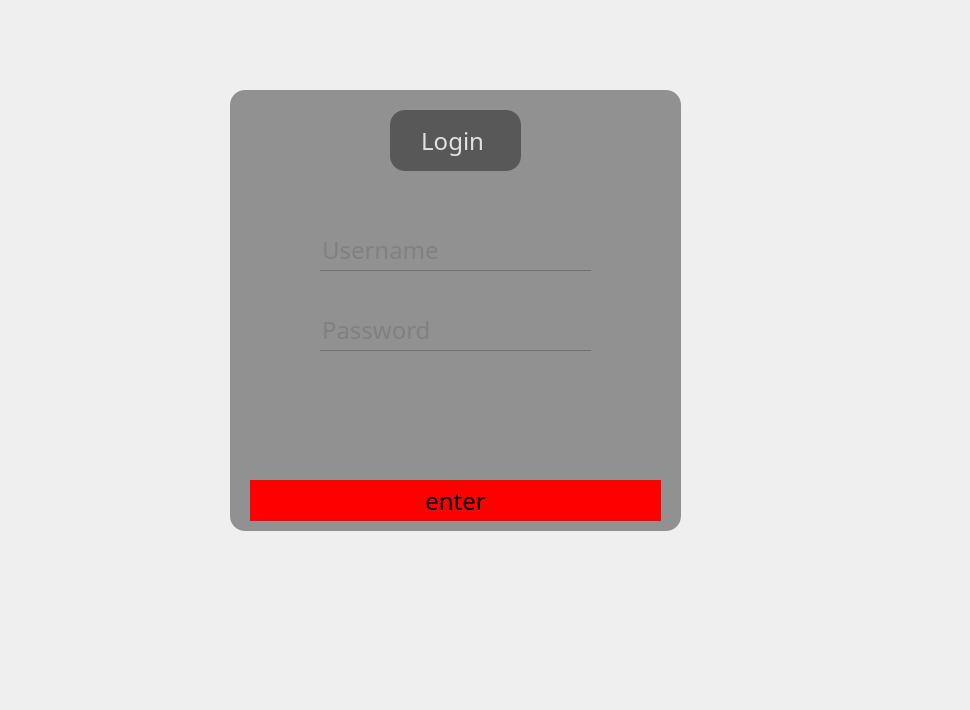
    <widget class="QWidget" name="page">
     <widget class="QLabel" name="label_17">
      <property name="geometry">
       <rect>
        <x>0</x>
        <y>0</y>
        <width>961</width>
        <height>701</height>
       </rect>
      </property>
      <property name="text">
       <string/>
      </property>
      <property name="pixmap">
       <pixmap>BK.png</pixmap>
      </property>
      <property name="scaledContents">
       <bool>true</bool>
      </property>
     </widget>
     <widget class="QFrame" name="frame">
      <property name="geometry">
       <rect>
        <x>230</x>
        <y>90</y>
        <width>451</width>
        <height>441</height>
       </rect>
      </property>
      <property name="styleSheet">
       <string notr="true">*{
font-family:century gothic;
font-size:24px;
}
QFrame{
background-color:rgba(0, 0, 0, 100);
border-radius:15px;

}
QWidget{
 
}
QPushButton{
background:red;
border-radius:60px;
}
QToolButton{
background:red;
border-radius:60px;
}


QPushButton:hover{
background:#49ebff;
border-radius:15px;
color:#333;
}
QLineEdit{
background:transparent;
border:none;
color:#717072;
border-bottom:1px solid #717072;
}
QLineEdit:hover{
border-bottom:2px solid white;
}
</string>
      </property>
      <property name="frameShape">
       <enum>QFrame::Shape::StyledPanel</enum>
      </property>
      <property name="frameShadow">
       <enum>QFrame::Shadow::Raised</enum>
      </property>
      <widget class="QLabel" name="label">
       <property name="geometry">
        <rect>
         <x>160</x>
         <y>20</y>
         <width>131</width>
         <height>61</height>
        </rect>
       </property>
       <property name="styleSheet">
        <string notr="true">color:rgba(255, 255, 255, 210);

</string>
       </property>
       <property name="text">
        <string>     Login</string>
       </property>
       <property name="scaledContents">
        <bool>true</bool>
       </property>
      </widget>
      <widget class="QLineEdit" name="lineEdit">
       <property name="geometry">
        <rect>
         <x>90</x>
         <y>140</y>
         <width>271</width>
         <height>41</height>
        </rect>
       </property>
       <property name="placeholderText">
        <string>Username</string>
       </property>
      </widget>
      <widget class="QLineEdit" name="lineEdit_2">
       <property name="geometry">
        <rect>
         <x>90</x>
         <y>220</y>
         <width>271</width>
         <height>41</height>
        </rect>
       </property>
       <property name="echoMode">
        <enum>QLineEdit::EchoMode::Password</enum>
       </property>
       <property name="placeholderText">
        <string>Password</string>
       </property>
      </widget>
      <widget class="QPushButton" name="pushButton">
       <property name="geometry">
        <rect>
         <x>20</x>
         <y>390</y>
         <width>411</width>
         <height>41</height>
        </rect>
       </property>
       <property name="text">
        <string>enter</string>
       </property>
      </widget>
     </widget>
    </widget>
